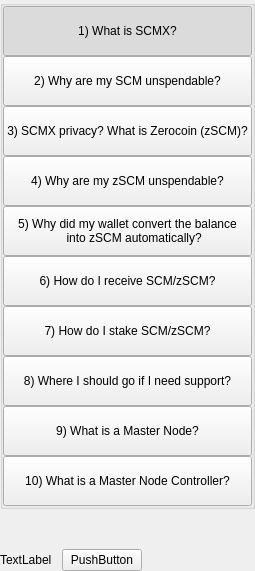
         <widget class="QWidget" name="left" native="true">
          <layout class="QVBoxLayout" name="verticalLayout_3">
           <property name="leftMargin">
            <number>0</number>
           </property>
           <property name="topMargin">
            <number>0</number>
           </property>
           <property name="rightMargin">
            <number>0</number>
           </property>
           <property name="bottomMargin">
            <number>0</number>
           </property>
           <item>
            <layout class="QVBoxLayout" name="verticalLayout_2">
             <property name="spacing">
              <number>0</number>
             </property>
             <item>
              <widget class="QWidget" name="containerButtons" native="true">
               <layout class="QVBoxLayout" name="verticalLayout">
                <property name="spacing">
                 <number>0</number>
                </property>
                <property name="leftMargin">
                 <number>0</number>
                </property>
                <property name="topMargin">
                 <number>0</number>
                </property>
                <property name="rightMargin">
                 <number>0</number>
                </property>
                <property name="bottomMargin">
                 <number>0</number>
                </property>
                <item>
                 <widget class="QGroupBox" name="groupBox">
                  <property name="title">
                   <string/>
                  </property>
                  <layout class="QVBoxLayout" name="verticalLayout_9">
                   <property name="spacing">
                    <number>0</number>
                   </property>
                   <property name="leftMargin">
                    <number>0</number>
                   </property>
                   <property name="topMargin">
                    <number>0</number>
                   </property>
                   <property name="rightMargin">
                    <number>0</number>
                   </property>
                   <property name="bottomMargin">
                    <number>0</number>
                   </property>
                   <item>
                    <widget class="QPushButton" name="pushButtonFaq1">
                     <property name="minimumSize">
                      <size>
                       <width>0</width>
                       <height>50</height>
                      </size>
                     </property>
                     <property name="maximumSize">
                      <size>
                       <width>16777215</width>
                       <height>50</height>
                      </size>
                     </property>
                     <property name="focusPolicy">
                      <enum>Qt::NoFocus</enum>
                     </property>
                     <property name="text">
                      <string>1) What is SCMX?</string>
                     </property>
                     <property name="checkable">
                      <bool>true</bool>
                     </property>
                     <property name="checked">
                      <bool>true</bool>
                     </property>
                     <property name="autoExclusive">
                      <bool>true</bool>
                     </property>
                    </widget>
                   </item>
                   <item>
                    <widget class="QPushButton" name="pushButtonFaq2">
                     <property name="minimumSize">
                      <size>
                       <width>0</width>
                       <height>50</height>
                      </size>
                     </property>
                     <property name="maximumSize">
                      <size>
                       <width>16777215</width>
                       <height>50</height>
                      </size>
                     </property>
                     <property name="focusPolicy">
                      <enum>Qt::NoFocus</enum>
                     </property>
                     <property name="text">
                      <string>2) Why are my SCM unspendable?</string>
                     </property>
                     <property name="checkable">
                      <bool>true</bool>
                     </property>
                     <property name="autoExclusive">
                      <bool>true</bool>
                     </property>
                    </widget>
                   </item>
                   <item>
                    <widget class="QPushButton" name="pushButtonFaq3">
                     <property name="minimumSize">
                      <size>
                       <width>0</width>
                       <height>50</height>
                      </size>
                     </property>
                     <property name="maximumSize">
                      <size>
                       <width>16777215</width>
                       <height>16777215</height>
                      </size>
                     </property>
                     <property name="focusPolicy">
                      <enum>Qt::NoFocus</enum>
                     </property>
                     <property name="text">
                      <string>3) SCMX privacy? What is Zerocoin (zSCM)?</string>
                     </property>
                     <property name="checkable">
                      <bool>true</bool>
                     </property>
                     <property name="autoExclusive">
                      <bool>true</bool>
                     </property>
                    </widget>
                   </item>
                   <item>
                    <widget class="QPushButton" name="pushButtonFaq4">
                     <property name="minimumSize">
                      <size>
                       <width>0</width>
                       <height>50</height>
                      </size>
                     </property>
                     <property name="maximumSize">
                      <size>
                       <width>16777215</width>
                       <height>16777215</height>
                      </size>
                     </property>
                     <property name="focusPolicy">
                      <enum>Qt::NoFocus</enum>
                     </property>
                     <property name="text">
                      <string>4) Why are my zSCM unspendable?</string>
                     </property>
                     <property name="checkable">
                      <bool>true</bool>
                     </property>
                     <property name="autoExclusive">
                      <bool>true</bool>
                     </property>
                    </widget>
                   </item>
                   <item>
                    <widget class="QPushButton" name="pushButtonFaq5">
                     <property name="minimumSize">
                      <size>
                       <width>0</width>
                       <height>50</height>
                      </size>
                     </property>
                     <property name="focusPolicy">
                      <enum>Qt::NoFocus</enum>
                     </property>
                     <property name="text">
                      <string>5) Why did my wallet convert the balance
    into zSCM automatically?</string>
                     </property>
                     <property name="checkable">
                      <bool>true</bool>
                     </property>
                     <property name="autoExclusive">
                      <bool>true</bool>
                     </property>
                    </widget>
                   </item>
                   <item>
                    <widget class="QPushButton" name="pushButtonFaq6">
                     <property name="minimumSize">
                      <size>
                       <width>0</width>
                       <height>50</height>
                      </size>
                     </property>
                     <property name="focusPolicy">
                      <enum>Qt::NoFocus</enum>
                     </property>
                     <property name="text">
                      <string>6) How do I receive SCM/zSCM?</string>
                     </property>
                     <property name="checkable">
                      <bool>true</bool>
                     </property>
                     <property name="autoExclusive">
                      <bool>true</bool>
                     </property>
                    </widget>
                   </item>
                   <item>
                    <widget class="QPushButton" name="pushButtonFaq7">
                     <property name="minimumSize">
                      <size>
                       <width>0</width>
                       <height>50</height>
                      </size>
                     </property>
                     <property name="focusPolicy">
                      <enum>Qt::NoFocus</enum>
                     </property>
                     <property name="text">
                      <string>7) How do I stake SCM/zSCM?</string>
                     </property>
                     <property name="checkable">
                      <bool>true</bool>
                     </property>
                     <property name="autoExclusive">
                      <bool>true</bool>
                     </property>
                    </widget>
                   </item>
                   <item>
                    <widget class="QPushButton" name="pushButtonFaq8">
                     <property name="minimumSize">
                      <size>
                       <width>0</width>
                       <height>50</height>
                      </size>
                     </property>
                     <property name="focusPolicy">
                      <enum>Qt::NoFocus</enum>
                     </property>
                     <property name="text">
                      <string>8) Where I should go if I need support?</string>
                     </property>
                     <property name="checkable">
                      <bool>true</bool>
                     </property>
                     <property name="autoExclusive">
                      <bool>true</bool>
                     </property>
                    </widget>
                   </item>
                   <item>
                    <widget class="QPushButton" name="pushButtonFaq9">
                     <property name="minimumSize">
                      <size>
                       <width>0</width>
                       <height>50</height>
                      </size>
                     </property>
                     <property name="focusPolicy">
                      <enum>Qt::NoFocus</enum>
                     </property>
                     <property name="text">
                      <string>9) What is a Master Node?</string>
                     </property>
                     <property name="checkable">
                      <bool>true</bool>
                     </property>
                     <property name="autoExclusive">
                      <bool>true</bool>
                     </property>
                    </widget>
                   </item>
                   <item>
                    <widget class="QPushButton" name="pushButtonFaq10">
                     <property name="minimumSize">
                      <size>
                       <width>0</width>
                       <height>50</height>
                      </size>
                     </property>
                     <property name="focusPolicy">
                      <enum>Qt::NoFocus</enum>
                     </property>
                     <property name="text">
                      <string>10) What is a Master Node Controller?</string>
                     </property>
                     <property name="checkable">
                      <bool>true</bool>
                     </property>
                     <property name="autoExclusive">
                      <bool>true</bool>
                     </property>
                    </widget>
                   </item>
                  </layout>
                 </widget>
                </item>
               </layout>
              </widget>
             </item>
             <item>
              <spacer name="verticalSpacer">
               <property name="orientation">
                <enum>Qt::Vertical</enum>
               </property>
               <property name="sizeHint" stdset="0">
                <size>
                 <width>20</width>
                 <height>40</height>
                </size>
               </property>
              </spacer>
             </item>
             <item>
              <layout class="QHBoxLayout" name="horizontalLayout_2">
               <item>
                <widget class="QLabel" name="labelWebLink">
                 <property name="text">
                  <string>TextLabel</string>
                 </property>
                </widget>
               </item>
               <item>
                <spacer name="horizontalSpacer_4">
                 <property name="orientation">
                  <enum>Qt::Horizontal</enum>
                 </property>
                 <property name="sizeType">
                  <enum>QSizePolicy::Minimum</enum>
                 </property>
                 <property name="sizeHint" stdset="0">
                  <size>
                   <width>10</width>
                   <height>20</height>
                  </size>
                 </property>
                </spacer>
               </item>
               <item>
                <widget class="QPushButton" name="pushButtonWebLink">
                 <property name="focusPolicy">
                  <enum>Qt::NoFocus</enum>
                 </property>
                 <property name="text">
                  <string>PushButton</string>
                 </property>
                </widget>
               </item>
               <item>
                <spacer name="horizontalSpacer_2">
                 <property name="orientation">
                  <enum>Qt::Horizontal</enum>
                 </property>
                 <property name="sizeHint" stdset="0">
                  <size>
                   <width>40</width>
                   <height>20</height>
                  </size>
                 </property>
                </spacer>
               </item>
              </layout>
             </item>
            </layout>
           </item>
          </layout>
         </widget>
